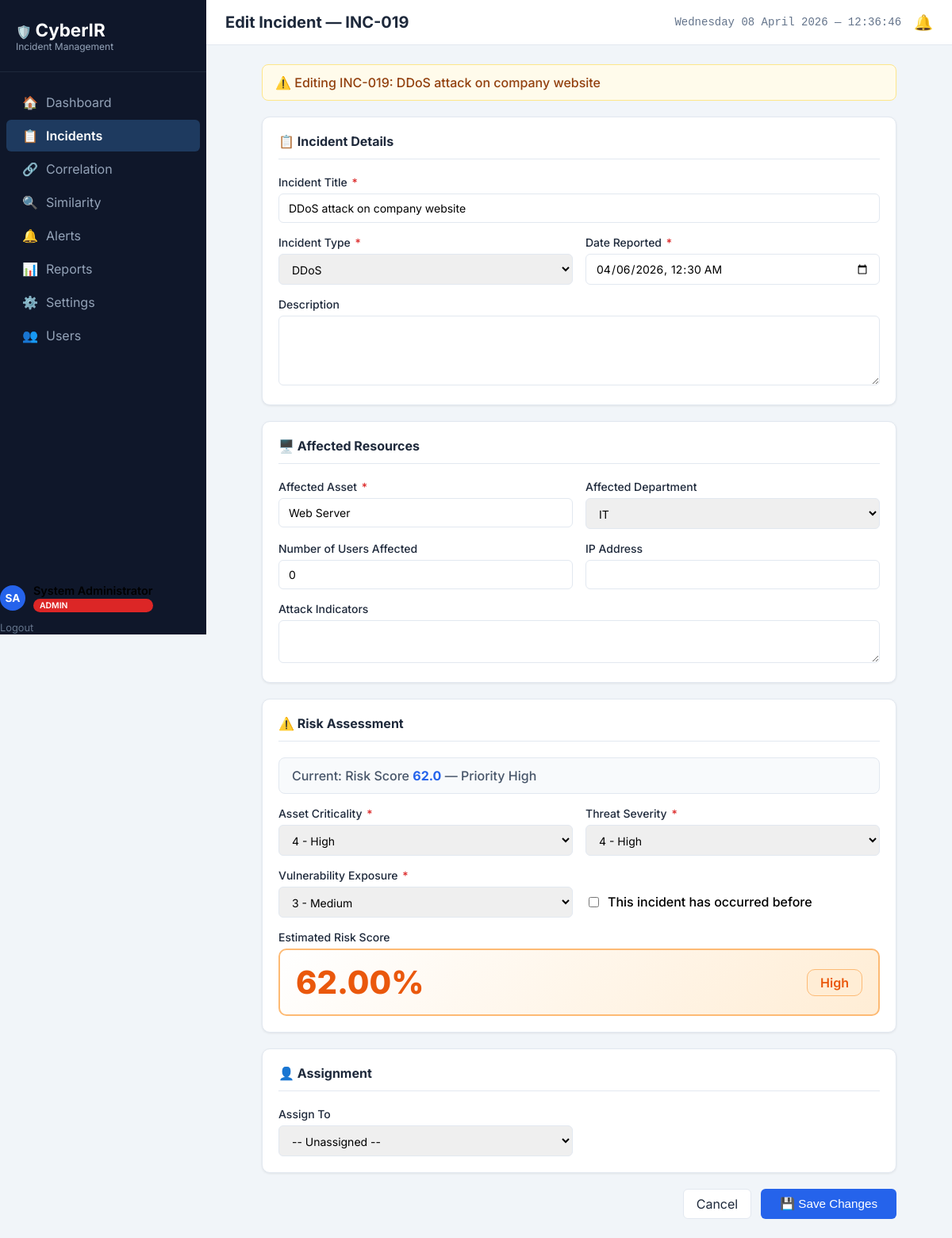
Screenshot of /incidents/edit/INC-019 (signed in) with the database file from the repository.
### tables this page shows
CREATE TABLE users (
    id INTEGER PRIMARY KEY AUTOINCREMENT,
    full_name TEXT NOT NULL,
    email TEXT UNIQUE NOT NULL,
    phone_number TEXT,
    password_hash TEXT NOT NULL,
    role TEXT NOT NULL CHECK(role IN ('Admin', 'Analyst', 'Viewer')),
    has_admin_privileges BOOLEAN DEFAULT 0,
    is_active BOOLEAN DEFAULT 1,
    created_at TIMESTAMP DEFAULT CURRENT_TIMESTAMP,
    last_login TIMESTAMP,
    created_by INTEGER REFERENCES users(id)
, avatar_color TEXT DEFAULT "#2563eb");

CREATE TABLE incidents (
    id INTEGER PRIMARY KEY AUTOINCREMENT,
    incident_id TEXT UNIQUE NOT NULL,
    title TEXT NOT NULL,
    description TEXT,
    incident_type TEXT NOT NULL CHECK(incident_type IN ('Phishing','Malware','Data Breach','Ransomware','Unauthorized Access','DDoS','Insider Threat','Other')),
    affected_asset TEXT NOT NULL,
    affected_department TEXT,
    users_affected INTEGER DEFAULT 0,
    asset_criticality INTEGER CHECK(asset_criticality BETWEEN 1 AND 5),
    threat_severity INTEGER CHECK(threat_severity BETWEEN 1 AND 5),
    vulnerability_exposure INTEGER CHECK(vulnerability_exposure BETWEEN 1 AND 5),
    is_repeat BOOLEAN DEFAULT 0,
    risk_score REAL,
    priority TEXT CHECK(priority IN ('Critical','High','Medium','Low')),
    status TEXT DEFAULT 'Open' CHECK(status IN ('Open','Investigating','Resolved','Closed')),
    assigned_to INTEGER REFERENCES users(id),
    cluster_id TEXT,
    correlation_score REAL,
    similar_incident_id TEXT,
    similarity_score REAL,
    solution_applied_from TEXT,
    attack_indicators TEXT,
    ip_address TEXT,
    reported_date TIMESTAMP NOT NULL,
    investigating_started_date TIMESTAMP,
    resolved_date TIMESTAMP,
    closed_date TIMESTAMP,
    created_at TIMESTAMP DEFAULT CURRENT_TIMESTAMP,
    updated_at TIMESTAMP DEFAULT CURRENT_TIMESTAMP,
    resolution_notes TEXT,
    resolution_time_minutes INTEGER,
    created_by INTEGER NOT NULL REFERENCES users(id),
    updated_by INTEGER REFERENCES users(id)
);

### app.py (the view, shortened to what this page needs)
@app.route('/incidents/edit/<incident_id_str>', methods=['GET', 'POST'])
@login_required
def edit_incident(incident_id_str):
    if current_user.role not in ['Admin', 'Analyst']:
        flash('You do not have permission to edit incidents', 'error')
        return redirect('/incidents')
    db = get_db_connection()
    incident = db.execute('SELECT * FROM incidents WHERE incident_id = ?', (incident_id_str,)).fetchone()
    if not incident:
        flash('Incident not found', 'error')
        return redirect('/incidents')
    if incident['status'] == 'Closed':
        flash('Closed incidents cannot be edited', 'error')
        return redirect(f'/incidents/{incident_id_str}')
    if request.method == 'GET':
        analysts = db.execute("SELECT * FROM users WHERE role IN ('Admin', 'Analyst') AND is_active = 1").fetchall()
        return render_template('edit_incident.html', active_page='incidents', incident=incident, analysts=analysts)

### templates/edit_incident.html (shortened to what this page needs)
{% extends 'base.html' %}
{% block page_title %}Edit Incident — {{ incident.incident_id }}{% endblock %}
{% block extra_css %}
<link rel="stylesheet" href="{{ url_for('static', filename='css/log_incident.css') }}">
{% endblock %}
{% block content %}
<div class="log-incident-container">
    <div class="info-banner">
        ⚠️ Editing {{ incident.incident_id }}: {{ incident.title }}
    </div>
    <form id="logIncidentForm" action="/incidents/edit/{{ incident.incident_id }}" method="POST">
        <div class="card">
            <div class="section-header">
                📋 Incident Details
            </div>
            <div class="form-grid">
                <div class="full-width">
                    <label class="form-label" for="title">Incident Title <span class="text-danger">*</span></label>
                    <input type="text" id="title" name="title" class="form-input" required value="{{ incident.title }}">
                </div>
                <div>
                    <label class="form-label" for="incident_type">Incident Type <span class="text-danger">*</span></label>
                    <select id="incident_type" name="incident_type" class="form-input" required>
                        <option value="DDoS" {% if incident.incident_type == 'DDoS' %}selected{% endif %}>DDoS</option>
                    </select>
                </div>
                <div>
                    <label class="form-label" for="reported_date">Date Reported <span class="text-danger">*</span></label>
                    <input type="datetime-local" id="reported_date" name="reported_date" class="form-input" required value="{{ incident.reported_date[:16].replace(' ', 'T') if incident.reported_date else '' }}">
                </div>
                <div class="full-width">
                    <label class="form-label" for="description">Description</label>
                    <textarea id="description" name="description" class="form-input" rows="4">{{ incident.description or '' }}</textarea>
                </div>
            </div>
        </div>
        <div class="card">
            <div class="section-header">
                🖥️ Affected Resources
            </div>
            <div class="form-grid">
                <div>
                    <label class="form-label" for="affected_asset">Affected Asset <span class="text-danger">*</span></label>
                    <input type="text" id="affected_asset" name="affected_asset" class="form-input" required value="{{ incident.affected_asset }}">
                </div>
                <div>
                    <label class="form-label" for="affected_department">Affected Department</label>
                    <select id="affected_department" name="affected_department" class="form-input">
                        <option value="IT" {% if incident.affected_department == 'IT' %}selected{% endif %}>IT</option>
                    </select>
                </div>
                <div>
                    <label class="form-label" for="users_affected">Number of Users Affected</label>
                    <input type="number" id="users_affected" name="users_affected" class="form-input" min="0" value="{{ incident.users_affected }}">
                </div>
                <div>
                    <label class="form-label" for="ip_address">IP Address</label>
                    <input type="text" id="ip_address" name="ip_address" class="form-input" value="{{ incident.ip_address or '' }}">
                </div>
                <div class="full-width">
                    <label class="form-label" for="attack_indicators">Attack Indicators</label>
                    <textarea id="attack_indicators" name="attack_indicators" class="form-input" rows="2">{{ incident.attack_indicators or '' }}</textarea>
                </div>
            </div>
        </div>
        <div class="card">
            <div class="section-header">
                ⚠️ Risk Assessment
            </div>
            <div class="gray-info-box">
                Current: Risk Score <strong style="color:var(--primary);">{{ incident.risk_score }}</strong> — Priority <span class="badge priority-{{ incident.priority|lower }}">{{ incident.priority }}</span>
            </div>
            <div class="form-grid">
                <div>
                    <label class="form-label" for="asset_criticality">Asset Criticality <span class="text-danger">*</span></label>
                    <select id="asset_criticality" name="asset_criticality" class="risk-select" required>
                        <option value="4" {% if incident.asset_criticality == 4 %}selected{% endif %}>4 - High</option>
                    </select>
                </div>
                <div>
                    <label class="form-label" for="threat_severity">Threat Severity <span class="text-danger">*</span></label>
                    <select id="threat_severity" name="threat_severity" class="risk-select" required>
                        <option value="4" {% if incident.threat_severity == 4 %}selected{% endif %}>4 - High</option>
                    </select>
                </div>
                <div>
                    <label class="form-label" for="vulnerability_exposure">Vulnerability Exposure <span class="text-danger">*</span></label>
                    <select id="vulnerability_exposure" name="vulnerability_exposure" class="risk-select" required>
                        <option value="3" {% if incident.vulnerability_exposure == 3 %}selected{% endif %}>3 - Medium</option>
                    </select>
                </div>
                <div style="display:flex; align-items:flex-end; padding-bottom:10px;">
                    <div class="flex align-center gap-2">
                        <input type="checkbox" id="is_repeat" name="is_repeat" value="1" {% if incident.is_repeat %}checked{% endif %}>
                        <label for="is_repeat" style="margin:0; font-weight:500;">This incident has occurred before</label>
                    </div>
                </div>
                <div class="full-width">
                    <div class="form-label">Estimated Risk Score</div>
                    <div class="risk-preview-box" id="riskPreviewBox">
                        <div class="risk-score-display" id="riskScoreDisplay">---</div>
                        <div class="priority-badge-preview" id="priorityBadgePreview">Pending Data</div>
                    </div>
                </div>
            </div>
        </div>
        <div class="card">
            <div class="section-header">
                👤 Assignment
            </div>
            <div class="form-grid">
                <div>
                    <label class="form-label" for="assigned_to">Assign To</label>
                    <select id="assigned_to" name="assigned_to" class="form-input">
                        <option value="">-- Unassigned --</option>
                    </select>
                </div>
            </div>
        </div>
        <div class="form-actions-bar">
            <a href="/incidents/{{ incident.incident_id }}" class="btn-secondary" style="text-decoration:none; display:inline-flex; align-items:center;">Cancel</a>
            <button type="submit" class="btn-primary btn-submit" id="submitBtn">💾 Save Changes</button>
        </div>
    </form>
</div>
{% endblock %}

### templates/base.html (shortened to what this page needs)
<!DOCTYPE html>
<html lang="en">
<head>
    <link rel="stylesheet" href="{{ url_for('static', filename='css/base.css') }}">
    {% block extra_css %}{% endblock %}
</head>
<body>
    <div class="sidebar">
        <div class="logo-area">
            🛡️ <span class="logo-text">CyberIR</span>
            <div class="subtitle">Incident Management</div>
        </div>
        <nav class="nav-links">
            <a href="{{ url_for('dashboard') }}" class="{{ 'active' if active_page == 'dashboard' else '' }}">
                <span class="icon">🏠</span> Dashboard
            </a>
            <a href="/incidents" class="{{ 'active' if active_page == 'incidents' else '' }}">
                <span class="icon">📋</span> Incidents
            </a>
            <a href="/correlation" class="{{ 'active' if active_page == 'correlation' else '' }}">
                <span class="icon">🔗</span> Correlation
            </a>
            <a href="/similarity" class="{{ 'active' if active_page == 'similarity' else '' }}">
                <span class="icon">🔍</span> Similarity
            </a>
            <a href="/alerts" class="{{ 'active' if active_page == 'alerts' else '' }}">
                <span class="icon">🔔</span> Alerts
            </a>
            {% if current_user.has_admin_privileges or current_user.role == 'Admin' %}
            <a href="/reports" class="{{ 'active' if active_page == 'reports' else '' }}">
                <span class="icon">📊</span> Reports
            </a>
            {% endif %}
            {% if current_user.role == 'Admin' %}
            <a href="/settings" class="{{ 'active' if active_page == 'settings' else '' }}">
                <span class="icon">⚙️</span> Settings
            </a>
            <a href="/users" class="{{ 'active' if active_page == 'users' else '' }}">
                <span class="icon">👥</span> Users
            </a>
            {% endif %}
        </nav>
        <div class="sidebar-user">
            <a href="/profile" class="sidebar-user-link" style="display:flex; align-items:center; gap:10px; text-decoration:none; color:inherit;">
                {% set initials = current_user.full_name[0].upper() ~ (current_user.full_name.split()[-1][0].upper() if current_user.full_name.split()|length > 1 else '') %}
                <div class="avatar-circle" id="sidebarAvatar" style="background: {{ current_user.avatar_color if current_user.avatar_color else '#2563eb' }}; width: 32px; height: 32px; border-radius: 50%; display: flex; align-items: center; justify-content: center; color: white; font-weight: 700; font-size: 0.85rem; flex-shrink: 0;">
                    {{ initials }}
                </div>
                <div class="sidebar-user-info" style="display:flex; flex-direction:column; min-width:0;">
                    <div class="sidebar-user-name" id="sidebarUserName" style="font-weight: 600; font-size: 0.9rem; white-space: nowrap; overflow: hidden; text-overflow: ellipsis;">
                        {{ current_user.full_name }}
                    </div>
                    <span class="role-badge role-{{ current_user.role|lower }}" style="margin-top:2px;">
                        {{ current_user.role }}
                    </span>
                </div>
            </a>
            <a href="/auth/logout" class="sidebar-logout" style="font-size:0.8rem; color:var(--text-secondary); text-decoration:none; margin-top:12px; display:inline-block;">
                Logout
            </a>
        </div>
    </div>
    <div class="main-wrapper">
        <header class="top-header">
            <h1 class="page-title">{% block page_title %}{% endblock %}</h1>
            <div class="header-right flex gap-3 align-center">
                <div class="datetime" id="liveClock"></div>
                <a href="/alerts" class="notification-icon">🔔</a>
            </div>
        </header>
        <main class="content-area">
            {% block content %}{% endblock %}
        </main>
    </div>
</body>
</html>

### rows the page displays
users: full_name "System Administrator", role "ADMIN"
incidents: incident_id "INC-019", title "DDoS attack on company website", incident_type "DDoS", reported_date "04/06/2026 00:30", affected_asset "Web Server", affected_department "IT", users_affected "0", risk_score "62.0", priority "High", asset_criticality "4 - High", threat_severity "4 - High", vulnerability_exposure "3 - Medium"

### other values shown
{{ initials }} "SA"
